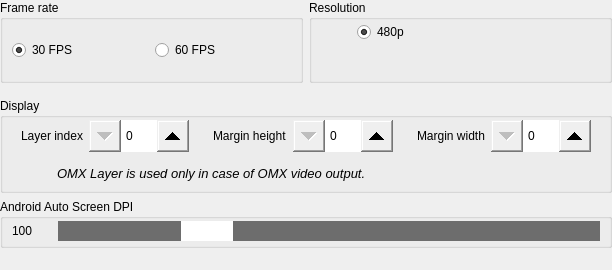
    <widget class="QWidget" name="tab2" native="true">
     <property name="sizePolicy">
      <sizepolicy hsizetype="Expanding" vsizetype="Expanding">
       <horstretch>0</horstretch>
       <verstretch>0</verstretch>
      </sizepolicy>
     </property>
     <layout class="QVBoxLayout" name="verticalLayout_4">
      <property name="leftMargin">
       <number>0</number>
      </property>
      <property name="topMargin">
       <number>0</number>
      </property>
      <property name="rightMargin">
       <number>0</number>
      </property>
      <property name="bottomMargin">
       <number>2</number>
      </property>
      <item>
       <widget class="QWidget" name="framerateresolution" native="true">
        <property name="sizePolicy">
         <sizepolicy hsizetype="Expanding" vsizetype="Fixed">
          <horstretch>0</horstretch>
          <verstretch>0</verstretch>
         </sizepolicy>
        </property>
        <layout class="QHBoxLayout" name="horizontalLayout_11">
         <property name="leftMargin">
          <number>0</number>
         </property>
         <property name="topMargin">
          <number>0</number>
         </property>
         <property name="rightMargin">
          <number>0</number>
         </property>
         <item>
          <widget class="QGroupBox" name="groupBoxFrameRate">
           <property name="sizePolicy">
            <sizepolicy hsizetype="Expanding" vsizetype="Expanding">
             <horstretch>0</horstretch>
             <verstretch>0</verstretch>
            </sizepolicy>
           </property>
           <property name="title">
            <string>Frame rate</string>
           </property>
           <layout class="QHBoxLayout" name="horizontalLayout_6">
            <property name="topMargin">
             <number>2</number>
            </property>
            <property name="bottomMargin">
             <number>2</number>
            </property>
            <item>
             <widget class="QRadioButton" name="radioButton30FPS">
              <property name="sizePolicy">
               <sizepolicy hsizetype="Expanding" vsizetype="Fixed">
                <horstretch>0</horstretch>
                <verstretch>0</verstretch>
               </sizepolicy>
              </property>
              <property name="text">
               <string>30 FPS</string>
              </property>
              <property name="checked">
               <bool>true</bool>
              </property>
             </widget>
            </item>
            <item>
             <widget class="QRadioButton" name="radioButton60FPS">
              <property name="sizePolicy">
               <sizepolicy hsizetype="Expanding" vsizetype="Fixed">
                <horstretch>0</horstretch>
                <verstretch>0</verstretch>
               </sizepolicy>
              </property>
              <property name="text">
               <string>60 FPS</string>
              </property>
             </widget>
            </item>
           </layout>
          </widget>
         </item>
         <item>
          <widget class="QGroupBox" name="groupBoxResolution">
           <property name="sizePolicy">
            <sizepolicy hsizetype="Expanding" vsizetype="Fixed">
             <horstretch>0</horstretch>
             <verstretch>0</verstretch>
            </sizepolicy>
           </property>
           <property name="title">
            <string>Resolution</string>
           </property>
           <layout class="QGridLayout" name="gridLayout_4">
            <property name="topMargin">
             <number>2</number>
            </property>
            <property name="bottomMargin">
             <number>2</number>
            </property>
            <item row="1" column="2">
             <widget class="QRadioButton" name="radioButton480p">
              <property name="sizePolicy">
               <sizepolicy hsizetype="Expanding" vsizetype="Fixed">
                <horstretch>0</horstretch>
                <verstretch>0</verstretch>
               </sizepolicy>
              </property>
              <property name="text">
               <string>480p</string>
              </property>
              <property name="checked">
               <bool>true</bool>
              </property>
             </widget>
            </item>
            <item row="2" column="0">
             <widget class="QLabel" name="labelResolutionWarningIcon">
              <property name="sizePolicy">
               <sizepolicy hsizetype="Fixed" vsizetype="Fixed">
                <horstretch>0</horstretch>
                <verstretch>0</verstretch>
               </sizepolicy>
              </property>
              <property name="minimumSize">
               <size>
                <width>30</width>
                <height>30</height>
               </size>
              </property>
              <property name="maximumSize">
               <size>
                <width>30</width>
                <height>30</height>
               </size>
              </property>
              <property name="text">
               <string>&lt;html&gt;&lt;head/&gt;&lt;body&gt;&lt;p&gt;&lt;img src=&quot;:/ico_warning.png&quot;/&gt;&lt;/p&gt;&lt;/body&gt;&lt;/html&gt;</string>
              </property>
              <property name="alignment">
               <set>Qt::AlignCenter</set>
              </property>
             </widget>
            </item>
            <item row="2" column="2" colspan="3">
             <widget class="QLabel" name="labelResolutionWarning">
              <property name="sizePolicy">
               <sizepolicy hsizetype="Expanding" vsizetype="Expanding">
                <horstretch>0</horstretch>
                <verstretch>0</verstretch>
               </sizepolicy>
              </property>
              <property name="font">
               <font>
                <pointsize>10</pointsize>
                <italic>true</italic>
               </font>
              </property>
              <property name="wordWrap">
               <bool>true</bool>
              </property>
             </widget>
            </item>
           </layout>
          </widget>
         </item>
        </layout>
       </widget>
      </item>
      <item>
       <widget class="QGroupBox" name="groupBoxOmxLayerIndex">
        <property name="sizePolicy">
         <sizepolicy hsizetype="Expanding" vsizetype="Fixed">
          <horstretch>0</horstretch>
          <verstretch>0</verstretch>
         </sizepolicy>
        </property>
        <property name="title">
         <string>Display</string>
        </property>
        <layout class="QVBoxLayout" name="verticalLayout_22">
         <property name="topMargin">
          <number>2</number>
         </property>
         <property name="bottomMargin">
          <number>2</number>
         </property>
         <item>
          <layout class="QHBoxLayout" name="display">
           <item>
            <widget class="QWidget" name="index" native="true">
             <property name="sizePolicy">
              <sizepolicy hsizetype="Expanding" vsizetype="Fixed">
               <horstretch>0</horstretch>
               <verstretch>0</verstretch>
              </sizepolicy>
             </property>
             <layout class="QFormLayout" name="formLayout_12">
              <property name="topMargin">
               <number>0</number>
              </property>
              <property name="bottomMargin">
               <number>0</number>
              </property>
              <item row="0" column="0">
               <widget class="QLabel" name="labelOmxLayerIndex">
                <property name="sizePolicy">
                 <sizepolicy hsizetype="Minimum" vsizetype="Preferred">
                  <horstretch>0</horstretch>
                  <verstretch>0</verstretch>
                 </sizepolicy>
                </property>
                <property name="minimumSize">
                 <size>
                  <width>0</width>
                  <height>32</height>
                 </size>
                </property>
                <property name="maximumSize">
                 <size>
                  <width>16777215</width>
                  <height>32</height>
                 </size>
                </property>
                <property name="font">
                 <font>
                  <underline>false</underline>
                  <kerning>true</kerning>
                 </font>
                </property>
                <property name="frameShape">
                 <enum>QFrame::NoFrame</enum>
                </property>
                <property name="frameShadow">
                 <enum>QFrame::Plain</enum>
                </property>
                <property name="text">
                 <string>Layer index</string>
                </property>
                <property name="alignment">
                 <set>Qt::AlignLeading|Qt::AlignLeft|Qt::AlignVCenter</set>
                </property>
               </widget>
              </item>
              <item row="0" column="1">
               <widget class="QSpinBox" name="spinBoxOmxLayerIndex">
                <property name="sizePolicy">
                 <sizepolicy hsizetype="Fixed" vsizetype="Fixed">
                  <horstretch>0</horstretch>
                  <verstretch>0</verstretch>
                 </sizepolicy>
                </property>
                <property name="minimumSize">
                 <size>
                  <width>100</width>
                  <height>32</height>
                 </size>
                </property>
                <property name="maximumSize">
                 <size>
                  <width>100</width>
                  <height>32</height>
                 </size>
                </property>
                <property name="styleSheet">
                 <string notr="true">QSpinBox::up-button { width: 32px; height: 32px;
subcontrol-origin: margin;
subcontrol-position: center right;
}
QSpinBox::down-button { width: 32px; height: 32px; 
subcontrol-origin: margin;
subcontrol-position: center left;
}</string>
                </property>
               </widget>
              </item>
             </layout>
            </widget>
           </item>
           <item>
            <widget class="QWidget" name="marginheight" native="true">
             <property name="sizePolicy">
              <sizepolicy hsizetype="Expanding" vsizetype="Fixed">
               <horstretch>0</horstretch>
               <verstretch>0</verstretch>
              </sizepolicy>
             </property>
             <layout class="QFormLayout" name="formLayout_11">
              <property name="topMargin">
               <number>0</number>
              </property>
              <property name="bottomMargin">
               <number>0</number>
              </property>
              <item row="0" column="0">
               <widget class="QLabel" name="labelVideoMarginHeight">
                <property name="sizePolicy">
                 <sizepolicy hsizetype="Minimum" vsizetype="Preferred">
                  <horstretch>0</horstretch>
                  <verstretch>0</verstretch>
                 </sizepolicy>
                </property>
                <property name="minimumSize">
                 <size>
                  <width>0</width>
                  <height>32</height>
                 </size>
                </property>
                <property name="maximumSize">
                 <size>
                  <width>16777215</width>
                  <height>32</height>
                 </size>
                </property>
                <property name="text">
                 <string>Margin height</string>
                </property>
                <property name="alignment">
                 <set>Qt::AlignLeading|Qt::AlignLeft|Qt::AlignVCenter</set>
                </property>
               </widget>
              </item>
              <item row="0" column="1">
               <widget class="QSpinBox" name="spinBoxVideoMarginHeight">
                <property name="sizePolicy">
                 <sizepolicy hsizetype="Fixed" vsizetype="Fixed">
                  <horstretch>0</horstretch>
                  <verstretch>0</verstretch>
                 </sizepolicy>
                </property>
                <property name="minimumSize">
                 <size>
                  <width>100</width>
                  <height>32</height>
                 </size>
                </property>
                <property name="maximumSize">
                 <size>
                  <width>100</width>
                  <height>32</height>
                 </size>
                </property>
                <property name="styleSheet">
                 <string notr="true">QSpinBox::up-button { width: 32px; height: 32px;
subcontrol-origin: margin;
subcontrol-position: center right;
}
QSpinBox::down-button { width: 32px; height: 32px; 
subcontrol-origin: margin;
subcontrol-position: center left;
}</string>
                </property>
                <property name="maximum">
                 <number>99999</number>
                </property>
               </widget>
              </item>
             </layout>
            </widget>
           </item>
           <item>
            <widget class="QWidget" name="marginwidth" native="true">
             <property name="sizePolicy">
              <sizepolicy hsizetype="Expanding" vsizetype="Fixed">
               <horstretch>0</horstretch>
               <verstretch>0</verstretch>
              </sizepolicy>
             </property>
             <layout class="QFormLayout" name="formLayout_13">
              <property name="formAlignment">
               <set>Qt::AlignLeading|Qt::AlignLeft|Qt::AlignTop</set>
              </property>
              <property name="topMargin">
               <number>0</number>
              </property>
              <property name="bottomMargin">
               <number>0</number>
              </property>
              <item row="0" column="0">
               <widget class="QLabel" name="labelVideoMarginWidth">
                <property name="sizePolicy">
                 <sizepolicy hsizetype="Minimum" vsizetype="Preferred">
                  <horstretch>0</horstretch>
                  <verstretch>0</verstretch>
                 </sizepolicy>
                </property>
                <property name="minimumSize">
                 <size>
                  <width>0</width>
                  <height>32</height>
                 </size>
                </property>
                <property name="maximumSize">
                 <size>
                  <width>16777215</width>
                  <height>32</height>
                 </size>
                </property>
                <property name="text">
                 <string>Margin width</string>
                </property>
                <property name="alignment">
                 <set>Qt::AlignLeading|Qt::AlignLeft|Qt::AlignVCenter</set>
                </property>
               </widget>
              </item>
              <item row="0" column="1">
               <widget class="QSpinBox" name="spinBoxVideoMarginWidth">
                <property name="sizePolicy">
                 <sizepolicy hsizetype="Fixed" vsizetype="Fixed">
                  <horstretch>0</horstretch>
                  <verstretch>0</verstretch>
                 </sizepolicy>
                </property>
                <property name="minimumSize">
                 <size>
                  <width>100</width>
                  <height>32</height>
                 </size>
                </property>
                <property name="maximumSize">
                 <size>
                  <width>100</width>
                  <height>32</height>
                 </size>
                </property>
                <property name="styleSheet">
                 <string notr="true">QSpinBox::up-button { width: 32px; height: 32px;
subcontrol-origin: margin;
subcontrol-position: center right;
}
QSpinBox::down-button { width: 32px; height: 32px; 
subcontrol-origin: margin;
subcontrol-position: center left;
}</string>
                </property>
                <property name="maximum">
                 <number>99999</number>
                </property>
               </widget>
              </item>
             </layout>
            </widget>
           </item>
          </layout>
         </item>
         <item>
          <widget class="QWidget" name="omxinfo" native="true">
           <property name="sizePolicy">
            <sizepolicy hsizetype="Expanding" vsizetype="Preferred">
             <horstretch>0</horstretch>
             <verstretch>0</verstretch>
            </sizepolicy>
           </property>
           <layout class="QFormLayout" name="formLayout_32">
            <property name="topMargin">
             <number>0</number>
            </property>
            <property name="bottomMargin">
             <number>0</number>
            </property>
            <item row="0" column="0">
             <widget class="QLabel" name="label_6">
              <property name="sizePolicy">
               <sizepolicy hsizetype="Fixed" vsizetype="Fixed">
                <horstretch>0</horstretch>
                <verstretch>0</verstretch>
               </sizepolicy>
              </property>
              <property name="minimumSize">
               <size>
                <width>30</width>
                <height>30</height>
               </size>
              </property>
              <property name="text">
               <string>&lt;html&gt;&lt;head/&gt;&lt;body&gt;&lt;p&gt;&lt;img src=&quot;:/ico_info.png&quot;/&gt;&lt;/p&gt;&lt;/body&gt;&lt;/html&gt;</string>
              </property>
              <property name="scaledContents">
               <bool>false</bool>
              </property>
              <property name="alignment">
               <set>Qt::AlignCenter</set>
              </property>
             </widget>
            </item>
            <item row="0" column="1">
             <widget class="QLabel" name="label_7">
              <property name="sizePolicy">
               <sizepolicy hsizetype="Expanding" vsizetype="Preferred">
                <horstretch>0</horstretch>
                <verstretch>0</verstretch>
               </sizepolicy>
              </property>
              <property name="font">
               <font>
                <pointsize>10</pointsize>
                <italic>true</italic>
               </font>
              </property>
              <property name="text">
               <string>OMX Layer is used only in case of OMX video output.</string>
              </property>
             </widget>
            </item>
           </layout>
          </widget>
         </item>
        </layout>
       </widget>
      </item>
      <item>
       <widget class="QGroupBox" name="groupBoxScreenDPI">
        <property name="sizePolicy">
         <sizepolicy hsizetype="Expanding" vsizetype="Fixed">
          <horstretch>0</horstretch>
          <verstretch>0</verstretch>
         </sizepolicy>
        </property>
        <property name="title">
         <string>Android Auto Screen DPI</string>
        </property>
        <layout class="QFormLayout" name="formLayout_14">
         <property name="topMargin">
          <number>2</number>
         </property>
         <property name="bottomMargin">
          <number>4</number>
         </property>
         <item row="0" column="0">
          <widget class="QLabel" name="labelScreenDPIValue">
           <property name="sizePolicy">
            <sizepolicy hsizetype="Fixed" vsizetype="Fixed">
             <horstretch>0</horstretch>
             <verstretch>0</verstretch>
            </sizepolicy>
           </property>
           <property name="minimumSize">
            <size>
             <width>40</width>
             <height>20</height>
            </size>
           </property>
           <property name="maximumSize">
            <size>
             <width>16777215</width>
             <height>20</height>
            </size>
           </property>
           <property name="text">
            <string>100</string>
           </property>
          </widget>
         </item>
         <item row="0" column="1">
          <widget class="QSlider" name="horizontalSliderScreenDPI">
           <property name="sizePolicy">
            <sizepolicy hsizetype="Expanding" vsizetype="Fixed">
             <horstretch>0</horstretch>
             <verstretch>0</verstretch>
            </sizepolicy>
           </property>
           <property name="minimumSize">
            <size>
             <width>0</width>
             <height>20</height>
            </size>
           </property>
           <property name="styleSheet">
            <string notr="true">QSlider::handle:horizontal { background: white; height: 32px; width: 52px; margin: 0 0;}
QSlider::groove:horizontal { background: #6d6d6d; height: 32px;}</string>
           </property>
           <property name="maximum">
            <number>400</number>
           </property>
           <property name="value">
            <number>100</number>
           </property>
           <property name="orientation">
            <enum>Qt::Horizontal</enum>
           </property>
          </widget>
         </item>
        </layout>
       </widget>
      </item>
      <item>
       <widget class="QLabel" name="autofill_space_tab2">
        <property name="sizePolicy">
         <sizepolicy hsizetype="Expanding" vsizetype="Expanding">
          <horstretch>0</horstretch>
          <verstretch>0</verstretch>
         </sizepolicy>
        </property>
        <property name="text">
         <string/>
        </property>
       </widget>
      </item>
     </layout>
    </widget>
